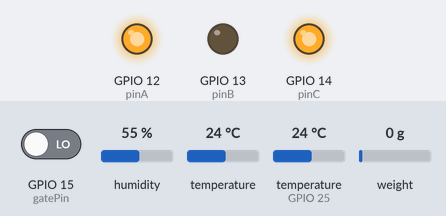
A sketch run on a simulated ESP32. Parts: output pins drawn as LEDs (lit = HIGH). Dashed ring = blinking. The test bench sets the inputs (shaded band); at power-on: GPIO 15 (gatePin) LOW, humidity 55 %, temperature 24 °C, temperature (sensor on GPIO 25) 24 °C, weight on the scale 0 g. What the sketch prints to the serial monitor is not drawn.

Above: at 1.2 s.
1.3 s: GPIO 15 (gatePin) driven HIGH
At 2.9 s:
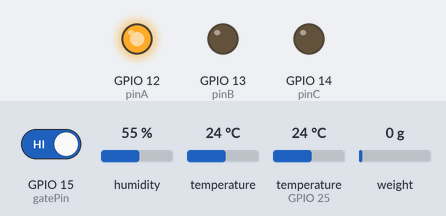
3.4 s: GPIO 15 (gatePin) driven LOW
At 4.2 s:
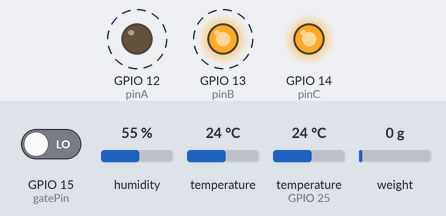
Timing chart, 0 to 13.7 s (numbered marks = the images above; inputs shaded):
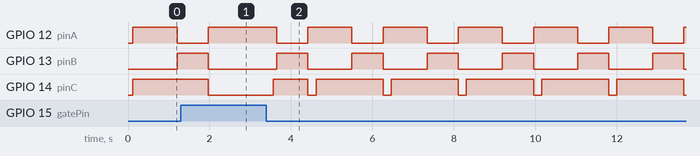

Measured:
- after the input at 1.3 s, GPIO 14 (pinC): goes on until 2.0 s, then stays LOW
- after the input at 3.4 s, GPIO 12 (pinA): alternates HIGH for 1.1 s and LOW for 0.76 s, starting after 0.25 s; GPIO 13 (pinB): alternates HIGH for 0.76 s and LOW for 1.1 s, starting after 0.25 s; GPIO 14 (pinC): LOW → HIGH after 0.17 s, then repeats every 1.8 s: LOW 0.20 s, HIGH 1.6 s

The sketch:

ESP-including-pressure-temp-humidity-probe.ino
```cpp
#include <Wire.h>
#include <Adafruit_AHTX0.h>
#include "HX711.h"
#include <OneWire.h>
#include <DallasTemperature.h>

// ==== AHT10 setup ====
Adafruit_AHTX0 aht;

// ==== HX711 setup ====
const byte MPS_OUT_pin = 4;
const byte MPS_SCK_pin = 5;
HX711 MPS20N0040D;

// Calibration constants
const long  OFFSET = 4584000L;
const float SLOPE  = 152000.0f;

// ==== Gate pin ====
const int gatePin = 15;

// ==== Multiplex pins ====
const int pinA = 12;
const int pinB = 13;
const int pinC = 14;

// ==== Dallas Temp (DS18B20) ====
#define ONE_WIRE_BUS 25   // ESP32 GPIO25
OneWire oneWire(ONE_WIRE_BUS);
DallasTemperature sensors(&oneWire);

// Variables
float humidityVal = 0.0;
float tempVal = 0.0;
float pressureVal = 0.0;
float dallasTemp = 0.0;

void setup() {
  Serial.begin(9600);
  Serial2.begin(9600);

  pinMode(gatePin, INPUT_PULLDOWN);
  pinMode(pinA, OUTPUT);
  pinMode(pinB, OUTPUT);
  pinMode(pinC, OUTPUT);

  Wire.begin(21, 22);
  if (!aht.begin()) {
    Serial.println("AHT10 sensor error!");
    while (1);
  }

  MPS20N0040D.begin(MPS_OUT_pin, MPS_SCK_pin);

  sensors.begin(); // Dallas

  Serial.println("System initialized: pressure + humidity/temp + Dallas temp multiplex.");
}

void loop() {
  if (digitalRead(gatePin) == HIGH) {
    Serial.println("Gate pin HIGH → holding...");
    delay(100);
    return;
  }

  // --- Pressure (~20 Hz) ---
  long raw = MPS20N0040D.read_average(1);
  pressureVal = (raw - OFFSET) / SLOPE;
  sendValue(pressureVal, 1,0,1,"Pressure");

  // --- Humidity/Temperature (1 Hz) ---
  static unsigned long lastAHT = 0;
  if (millis() - lastAHT >= 1000) {
    sensors_event_t humidity, temp;
    aht.getEvent(&humidity, &temp);
    humidityVal = humidity.relative_humidity;
    tempVal = temp.temperature;
    sendValue(humidityVal, 0,0,1,"Humidity");
    sendValue(tempVal,     0,1,1,"Temp");

    // --- Dallas Temp (1 Hz) ---
    sensors.requestTemperatures();              // start conversion
    dallasTemp = sensors.getTempCByIndex(0);    // read result
    sendValue(dallasTemp, 1,0,0,"DallasTemp");


    lastAHT = millis();
  }

  delay(100);
}

void sendValue(float rawValue, int a, int b, int c, const char* label) {
  int valueOut = (int)(rawValue + 0.5f);
  if (valueOut < 0) valueOut = 0;
  if (valueOut > 99) valueOut = valueOut % 100;

  char formatted[3];
  sprintf(formatted, "%02d", valueOut);

  digitalWrite(pinA, a);
  digitalWrite(pinB, b);
  digitalWrite(pinC, c);

  Serial.print(label);
  Serial.print(" (");
  Serial.print(a); Serial.print(b); Serial.print(c);
  Serial.print(") → ");
  Serial.println(formatted);

  Serial2.println(formatted);
}
```
